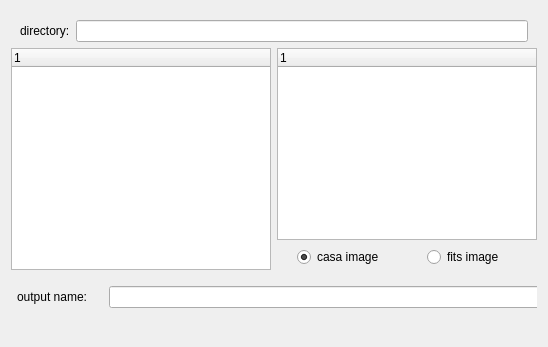
     <widget class="QWidget" name="tab">
      <attribute name="title">
       <string>save image</string>
      </attribute>
      <layout class="QVBoxLayout" name="verticalLayout_8">
       <item>
        <widget class="QFrame" name="image_top_frame">
         <property name="frameShape">
          <enum>QFrame::NoFrame</enum>
         </property>
         <property name="frameShadow">
          <enum>QFrame::Raised</enum>
         </property>
         <layout class="QHBoxLayout" name="_12">
          <property name="bottomMargin">
           <number>0</number>
          </property>
          <item>
           <widget class="QLabel" name="dirLabel_2">
            <property name="text">
             <string>directory:</string>
            </property>
           </widget>
          </item>
          <item>
           <widget class="QLineEdit" name="image_directory"/>
          </item>
         </layout>
        </widget>
       </item>
       <item>
        <layout class="QHBoxLayout" name="horizontalLayout_3">
         <item>
          <widget class="QTreeWidget" name="image_data_list_">
           <property name="minimumSize">
            <size>
             <width>260</width>
             <height>140</height>
            </size>
           </property>
           <property name="indentation">
            <number>16</number>
           </property>
           <column>
            <property name="text">
             <string>1</string>
            </property>
           </column>
          </widget>
         </item>
         <item>
          <layout class="QVBoxLayout" name="verticalLayout_7">
           <item>
            <widget class="QTreeWidget" name="image_file_list_">
             <property name="minimumSize">
              <size>
               <width>260</width>
               <height>140</height>
              </size>
             </property>
             <property name="indentation">
              <number>16</number>
             </property>
             <column>
              <property name="text">
               <string>1</string>
              </property>
             </column>
            </widget>
           </item>
           <item>
            <widget class="QFrame" name="frame">
             <property name="minimumSize">
              <size>
               <width>0</width>
               <height>24</height>
              </size>
             </property>
             <property name="frameShape">
              <enum>QFrame::NoFrame</enum>
             </property>
             <property name="frameShadow">
              <enum>QFrame::Raised</enum>
             </property>
             <widget class="QRadioButton" name="save_casa_img">
              <property name="geometry">
               <rect>
                <x>20</x>
                <y>1</y>
                <width>102</width>
                <height>20</height>
               </rect>
              </property>
              <property name="text">
               <string>casa image</string>
              </property>
              <property name="checked">
               <bool>true</bool>
              </property>
             </widget>
             <widget class="QRadioButton" name="save_fits_img">
              <property name="geometry">
               <rect>
                <x>150</x>
                <y>1</y>
                <width>102</width>
                <height>20</height>
               </rect>
              </property>
              <property name="text">
               <string>fits image</string>
              </property>
             </widget>
            </widget>
           </item>
          </layout>
         </item>
        </layout>
       </item>
       <item>
        <widget class="QFrame" name="frame_3">
         <property name="minimumSize">
          <size>
           <width>0</width>
           <height>40</height>
          </size>
         </property>
         <property name="frameShape">
          <enum>QFrame::NoFrame</enum>
         </property>
         <property name="frameShadow">
          <enum>QFrame::Raised</enum>
         </property>
         <widget class="QLabel" name="img_output_label">
          <property name="geometry">
           <rect>
            <x>6</x>
            <y>10</y>
            <width>91</width>
            <height>22</height>
           </rect>
          </property>
          <property name="text">
           <string>output name:</string>
          </property>
         </widget>
         <widget class="QLineEdit" name="img_output_name">
          <property name="geometry">
           <rect>
            <x>98</x>
            <y>10</y>
            <width>451</width>
            <height>22</height>
           </rect>
          </property>
         </widget>
         <widget class="QPushButton" name="img_do_save">
          <property name="geometry">
           <rect>
            <x>560</x>
            <y>4</y>
            <width>114</width>
            <height>32</height>
           </rect>
          </property>
          <property name="text">
           <string>save</string>
          </property>
         </widget>
        </widget>
       </item>
       <item>
        <widget class="QLabel" name="img_output_error">
         <property name="styleSheet">
          <string notr="true">color : rgb(255, 0, 12)</string>
         </property>
         <property name="text">
          <string/>
         </property>
         <property name="textFormat">
          <enum>Qt::PlainText</enum>
         </property>
        </widget>
       </item>
      </layout>
     </widget>
